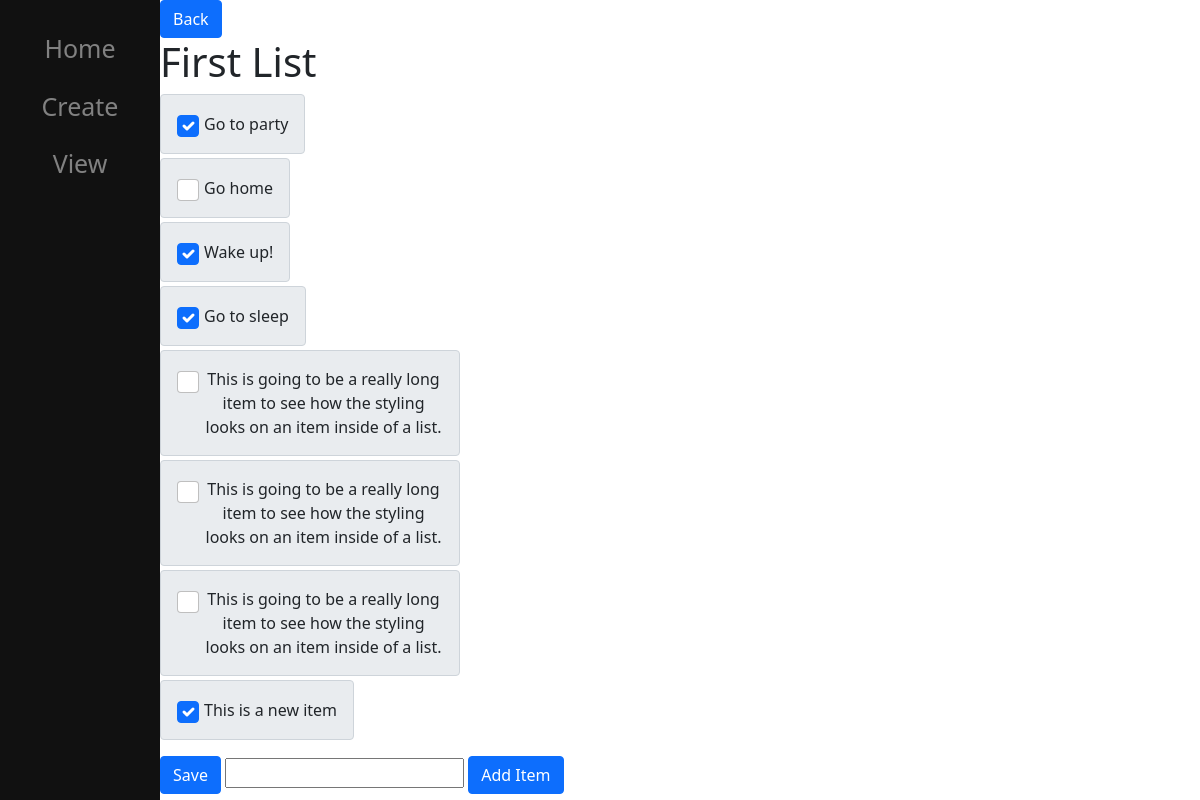
Page /view/2 on the committed database.
### main/models.py (models this page shows, shortened)
class ToDoList(models.Model):
    name = models.CharField(max_length=200)

class Item(models.Model):
    todoList = models.ForeignKey(ToDoList, on_delete=models.CASCADE)
    text = models.CharField(max_length=300)
    complete = models.BooleanField()

### main/views.py (the view, shortened to what this page needs)
# urls.py: path('view/<int:id>', views.index, name='index'),
def index(response, id):
    ls = ToDoList.objects.get(id=id)
    return render(response, "main/list.html", {"ls": ls})

### main/templates/main/list.html (shortened to what this page needs)
{% extends 'main/base.html' %}
{% block content %}
    <button type='submit' name='backBtn' value='backBtn' onClick="javascript:location.href = '/view';" class='btn btn-primary'>Back</button>
    <h1>{{ls.name}}</h1>
    <form method="post" action='#'>
        <ul>
            {% for item in ls.item_set.all %}
                {% if not item.complete %}
                <li class='input-group-text mt-1 w-fit-content p-3'><input type='checkbox' value='clicked' name='c{{item.id}}' class='form-check-input'>{{item.text}}</li>
                {% else %}
                <li class='input-group-text mt-1 w-fit-content p-3'><input type='checkbox' value='clicked' name='c{{item.id}}'  class='form-check-input'  value='' checked>{{item.text}}</li>
                {% endif %}
            {% endfor %}
        </ul>
        <button type='submit' name='save' value='save' class='btn btn-primary'>Save</button>
        <input type='text' name='new'>
        <button type='submit' name='newItem' value='newItem' class='btn btn-primary'>Add Item</button>
    </form>
{% endblock %}

### main/templates/main/base.html (shortened to what this page needs)
<!DOCTYPE html>
<html lang="en">
<head>
    <link href="https://cdn.jsdelivr.net/npm/bootstrap@5.1.1/dist/css/bootstrap.min.css" rel="stylesheet">
</head>
<body>
    <div class='side-nav'>
        <a href='/'>Home</a>
        <a href='/create'>Create</a>
        <a href='/view'>View</a>
    </div>
    <div id='content' name='content' class='main'>
        {% block content %}
        {% endblock %}
    </div>
</body>
</html>

### main/templates/main/base.html (style rules this page uses)
.side-nav { height: 100%; width: 160px; position: fixed; z-index: 1; top: 0; left: 0; background-color: #111; overflow-x: hidden; padding-top: 20px; display: flex; flex-direction: column; }
.side-nav a { color: #818181; text-decoration: none; font-size: 25px; margin: 10px auto; }
.main { padding-left: 160px; }
.w-fit-content { width: fit-content; max-width: 300px; white-space: initial !important; }
.form-check-input { align-self: flex-start; padding: 10px; margin-right: 5px; }
ul { padding-left: 0px; }

### rows in the picture
ToDoList: name "First List"
Item: text "Go to party"
Item: text "Go home"
Item: text "Wake up!"
Item: text "Go to sleep"
Item: text "This is going to be a really long item to see how the styling looks on an item inside of a list."
Item: text "This is going to be a really long item to see how the styling looks on an item inside of a list."
Item: text "This is going to be a really long item to see how the styling looks on an item inside of a list."
Item: text "This is a new item"
